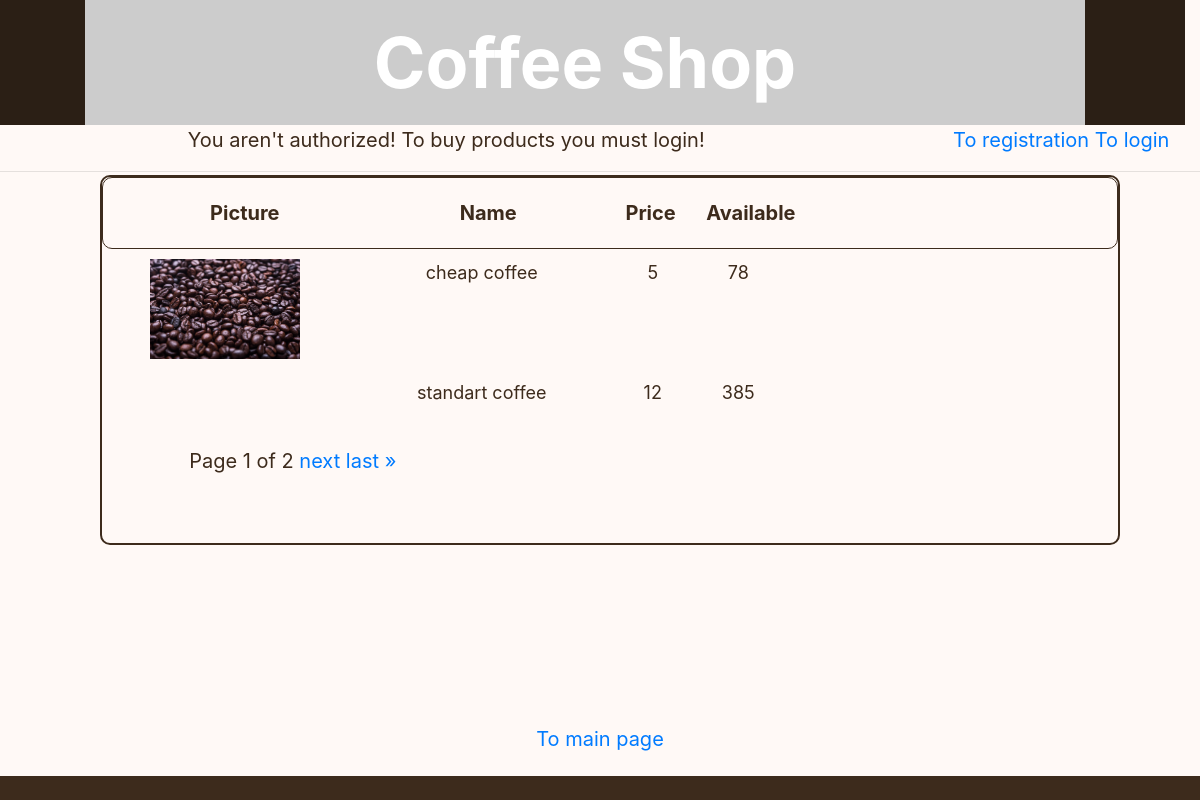
The page /products_list/ on the database as committed earlier.
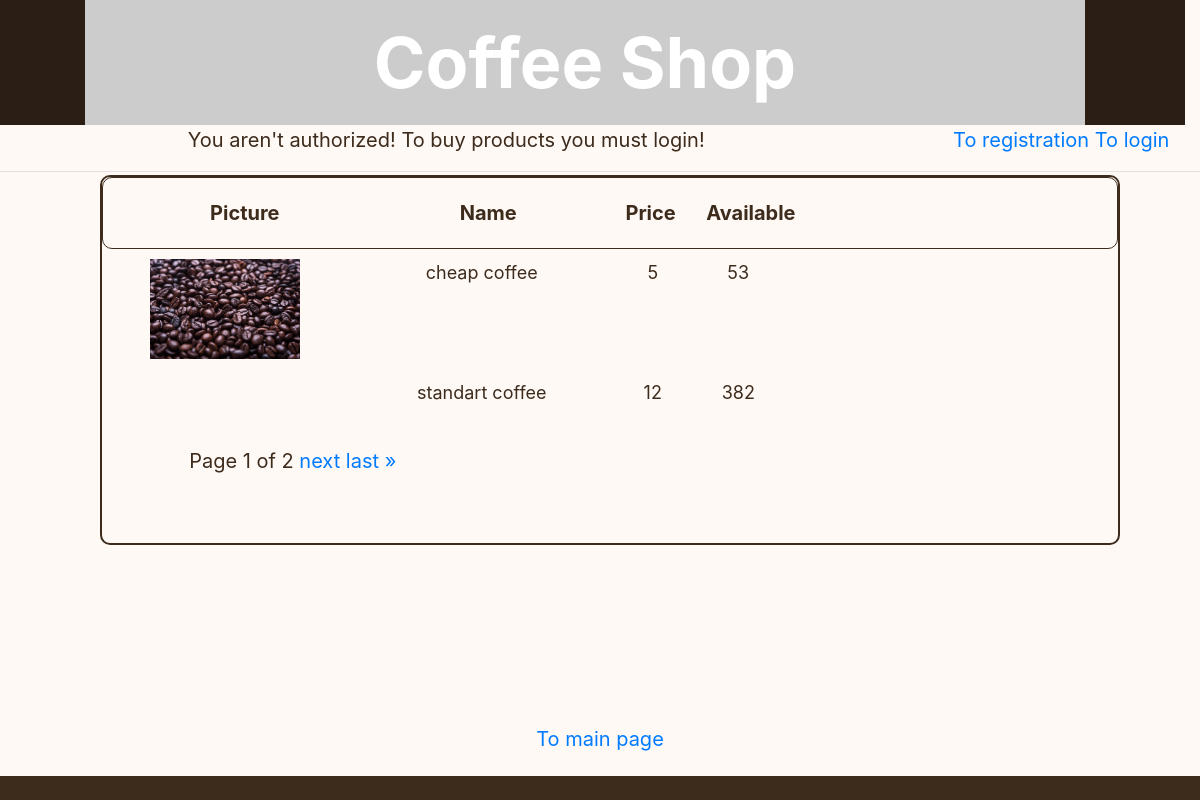
The same page on the database as committed later.
### shop_app/models.py (models this page shows, shortened)
class Product(models.Model):
    picture = models.ImageField(max_length=100, blank=True, null=True)
    title = models.CharField(max_length=30, unique=True)
    text = models.CharField(max_length=100, blank=True, null=True)
    price = models.PositiveIntegerField(blank=True, null=True)
    quantity = models.PositiveIntegerField(default=0)

### shop_app/views.py (the view)
# urls.py: path('products_list/', cls.ProductListView.as_view(), name='products_list'),
class ProductListView(ListView):
    model = Product
    paginate_by = 2
    template_name = 'products_list.html'
    queryset = Product.objects.all()
    ordering = ['title']
    def get_context_data(self, **kwargs):
        context = super().get_context_data(**kwargs)
        context.update(
            {'purchase_form': PurchaseForm,
             })
        return context

### templates/products_list.html (shortened to what this page needs)
{% extends 'base.html' %}
{% block content %}
<div class="row" style="border:solid 1px rgb(61, 43, 28); border-radius:10px; font-weight:bold;
    padding:20px; text-align:center; margin:0px;">
    <div class="col-3">
        Picture
    </div>
    <div class="col-3">
        Name
    </div>
    <div class="col-1">
        Price
    </div>
    <div class="col-1">
        Available
    </div>
    <div class="col-1">
    </div>
    <div class="col-3">
    </div>
</div>
{% for object in page_obj %}
<div class="row" style="font-size:18px; padding:10px; text-align:center;">
    <div class="col-3">
        <img src="{% if object.picture %}{{ object.picture.url }}{% endif %}" width="150">
    </div>
    <div class="col-3">
        {{object.title}}
    </div>
    <div class="col-1">
        {{object.price}}
    </div>
    <div class="col-1">
        {{object.quantity}}
    </div>
    <div class="col-2">
    </div>
    <div class="col-1"></div>
    <div class="col-1">
    </div>
</div>
{% endfor %}
<div class="row" style="padding:30px 0 0 0;">
    <div class="col-1"></div>
    <div class="col-10">
        <div class="pagination">
    <span class="step-links">
        <span class="current">
            Page {{ page_obj.number }} of {{ page_obj.paginator.num_pages }}
        </span>
        {% if page_obj.has_next %}
            <a href="?page={{ page_obj.next_page_number }}">next</a>
            <a href="?page={{ page_obj.paginator.num_pages }}">last &raquo;</a>
        {% endif %}
    </span>
        </div>
    </div>
    <div class="col-1"></div>
</div>
{% endblock %}
{% block links %}
<a href="{% url 'index' %}">To main page</a>
{% endblock%}

Rows that differ between the two databases and show on the page:
changed Product "cheap coffee": quantity "78" → "53"
changed Product "standart coffee": quantity "385" → "382"
